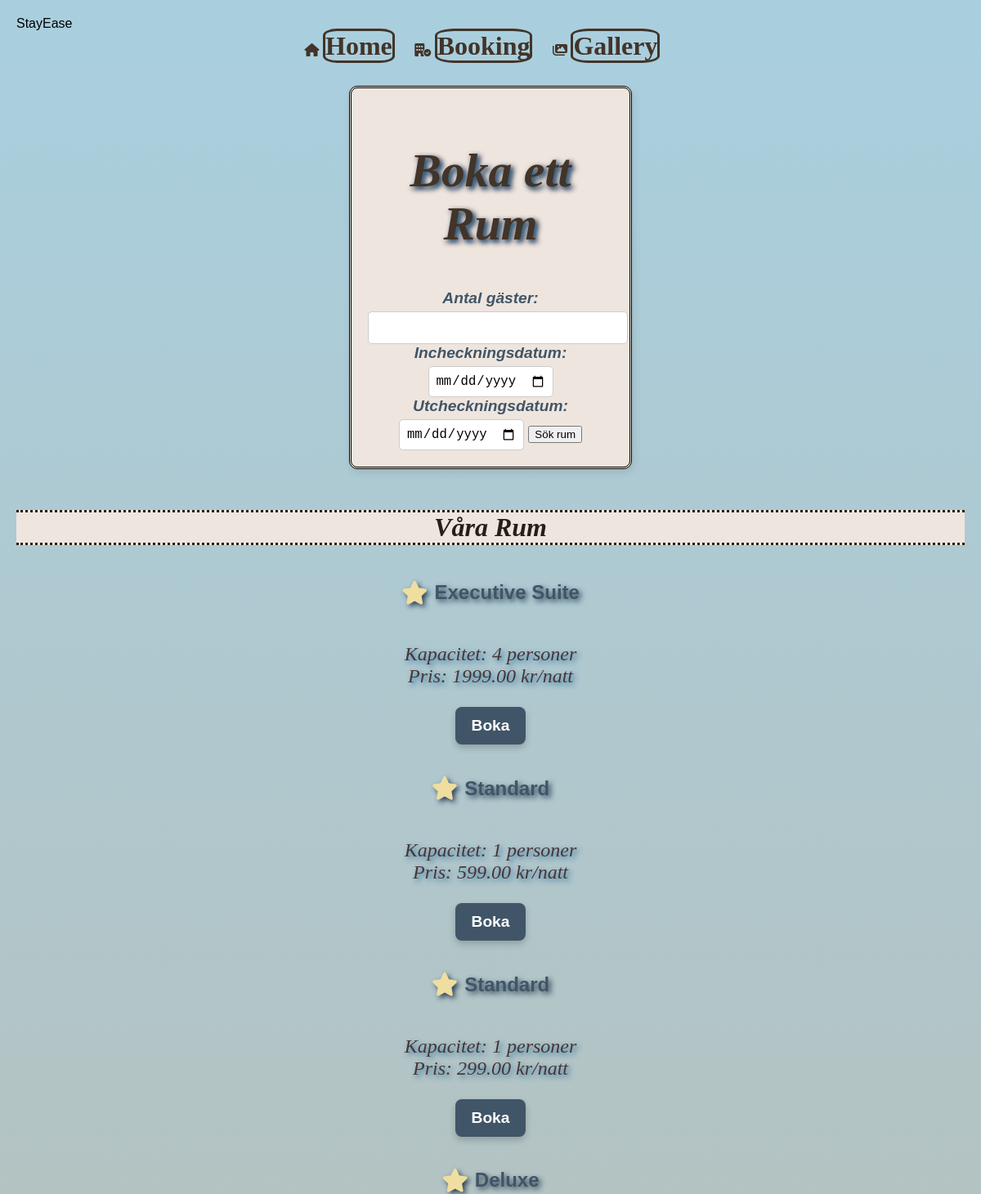
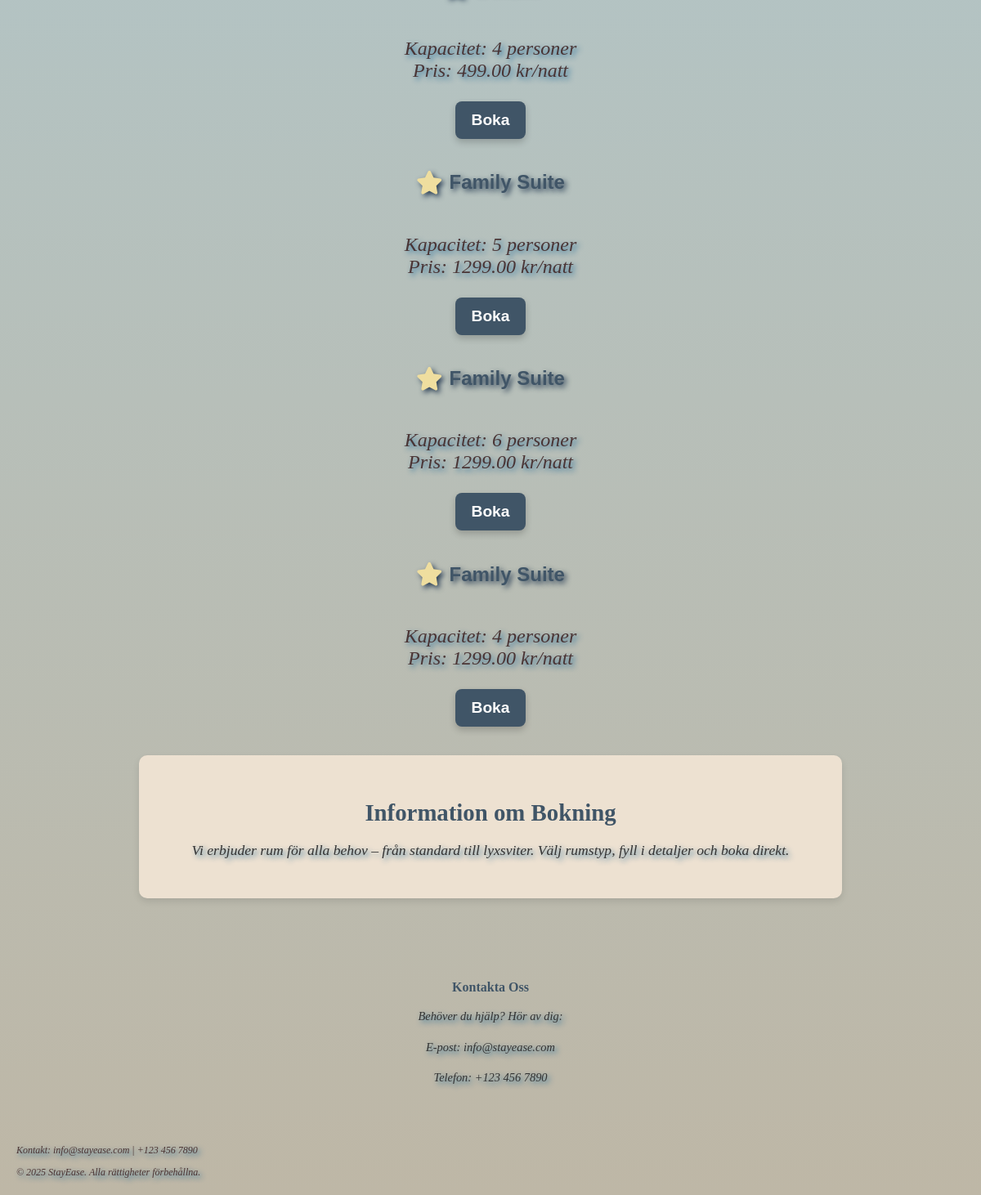
The page /booking/ on the database its author committed (2 pictures, top to bottom).
### booking/models.py (models this page shows, shortened)
class Room(models.Model):
    room_number = models.CharField(max_length=10, unique=True)
    room_type = models.CharField(max_length=50)
    price = models.DecimalField(max_digits=6, decimal_places=2)
    is_available = models.BooleanField(default=True)
    capacity = models.IntegerField(default=2)

### booking/views.py (the view)
# urls.py: path('', include('booking.urls')),
def booking(request):
    rooms = Room.objects.filter(is_available=True)
    return render(request, 'booking/booking.html', {'rooms': rooms})

### booking/templates/booking/booking.html (shortened to what this page needs)
{% load static %}
<!DOCTYPE html>
<html lang="sv">
<head>
    <link rel="stylesheet" href="{% static 'css/style.css' %}">
</head>
<body>
<header>
    <div class="logo">StayEase</div>
    <nav>
        <ul>
            <li><i class="fa-solid fa-house" style="color: #423428;"></i> <a href="{% url 'home' %}">Home</a></li>
            <li><i class="fa-solid fa-building-circle-check" style="color: #423428;"></i> <a href="{% url 'booking' %}">Booking</a></li>
            <li><i class="fa-solid fa-images" style="color: #423428;"></i> <a href="{% url 'gallery' %}">Gallery</a></li>
        </ul>
    </nav>
</header>
<section class="room-selection-form">
    <h1>Boka ett Rum</h1>
    <form method="get" action="{% url 'room_search' %}">
        <label for="guests">Antal gäster:</label>
        <input type="number" id="guests" name="guests" min="1" required value="{{ prefill.guests|default:'' }}">
        <label for="check_in_date">Incheckningsdatum:</label>
        <input type="date" id="check_in_date" name="check_in" required value="{{ prefill.check_in_date|default:'' }}">
        <label for="check_out_date">Utcheckningsdatum:</label>
        <input type="date" id="check_out_date" name="check_out" required value="{{ prefill.check_out_date|default:'' }}">
        <button type="submit">Sök rum</button>
    </form>
</section>
<section class="room-types">
    <h2>Våra Rum</h2>
    <div class="room-types-section">
        {% for room in rooms %}
        <div class="room-type">
            <h3><i class="fa-solid fa-star" style="color: #efde9f;"></i> {{ room.room_type }}</h3>
            <p>Kapacitet: {{ room.capacity }} personer<br>Pris: {{ room.price }} kr/natt</p>
            <a href="{% url 'booking_form' room.id %}?check_in={{ prefill.check_in_date }}&check_out={{ prefill.check_out_date }}&guests={{ prefill.guests }}">
                <button type="button">Boka</button>
            </a>
        </div>
        {% endfor %}
    </div>
</section>
<section class="booking-info">
    <h2>Information om Bokning</h2>
    <p>Vi erbjuder rum för alla behov – från standard till lyxsviter. Välj rumstyp, fyll i detaljer och boka direkt.</p>
</section>
<section class="contact-info">
    <h2>Kontakta Oss</h2>
    <p>Behöver du hjälp? Hör av dig:</p>
    <p>E-post: info@stayease.com</p>
    <p>Telefon: +123 456 7890</p>
</section>
<footer>
    <p>Kontakt: info@stayease.com | +123 456 7890</p>
    <p>&copy; 2025 StayEase. Alla rättigheter förbehållna.</p>
</footer>
</body>
</html>

### booking/static/css/style.css (style rules this page uses)
body { background: linear-gradient(#a9cfdf, #beb7a6); font-family: Arial, sans-serif; margin: 20px; }
ul { padding: 0; margin: 0; text-align: center; }
ul li { display: inline; margin-right: 20px; }
ul li a { text-decoration: none; color: #423428; font-size: 2em; font-weight: bold; font-family: Georgia, Times, 'Times New Roman', serif; border: solid; border-radius: 20%; }
h1 { color: #423428; font-family: Garamond, serif; font-weight: 900; font-size: 3em; text-shadow: 3px 3px 6px hsla(203, 68%, 36%, 0.888), 3px 3px 6px hsl(0, 33%, 29%); }
p { color: #422929e8; font-family: Georgia, 'Times New Roman', Times, serif; font-size: 1.5em; font-style: italic; text-shadow: 3px 3px 6px hsla(203, 68%, 36%, 0.888); }
h2 { color: #423428; font-family: 'Georgia', serif; font-size: 1em; margin-bottom: 20px; }
footer { margin-top: 70px; font-size: 0.5em; }
.room-selection-form { font-size: 1.2em; text-align: center; max-width: 300px; margin: auto; background: #eee5de; padding: 20px; border-radius: 10px; box-shadow: 2px 4px 10px rgba(0, 0, 0, 0.1); margin-top: 30px; border-style:double; background-size:auto; font-style: oblique; }
.room-selection-form label { font-weight: bold; display: block; margin: 15px 10 5px; color: #405567; }
#check_in_date, #check_out_date { display: inline-block; width: 45%; padding: 8px; margin-top: 5px; border: 1px solid #ccc; border-radius: 5px; font-size: 1em; }
input[type="number"], input[type="date"] { width: 100%; padding: 8px; margin-top: 5px; border: 1px solid #ccc; border-radius: 5px; font-size: 1em; }
.room-types h2 { text-align: center; font-style: italic; border-top: dotted; font-size: 2em; color: #261e17; border-bottom: dotted; margin-top: 50px; background-color: #eee5de; }
.room-types h3 { font-size: 1.5em ; font-family:'Gill Sans', 'Gill Sans MT, Trebuchet MS', sans-serif; color: #261e17 ; text-shadow: 3px 3px 6px #2a3e55; }
.room-type { display: flex; flex-direction: column; align-items: center; text-align: center; }
.room-type button { background: #405567; color: white; font-size: 1.2em; font-weight: bold; padding: 12px 20px; border: none; border-radius: 8px; cursor: pointer; transition: 0.3s ease; box-shadow: 0 4px 8px rgba(0, 0, 0, 0.2); margin-bottom: 15px; }
.booking-info { background: #ede1d1; padding: 30px; border-radius: 10px; text-align: center; max-width: 800px; margin: 20px auto; box-shadow: 0 4px 8px rgba(0, 0, 0, 0.1); }
.booking-info h2 { font-size: 1.8em; color: #405567; margin-bottom: 15px; }
.booking-info p { font-size: 1.1em; color: #333; line-height: 1.6; margin-bottom: 15px; margin-top: 15px; }
.contact-info h2 { text-align: center; font-size: 1em; color: #405567; margin-bottom: 15px; margin-top: 100px; }
.contact-info p { font-size: 0.9em; color: #333; line-height: 1.6; margin-bottom: 8px; text-align: center; }
.room-type h3 { display: inline-flex; align-items: center; font-size: 1.5em; color: #405567; }
.room-type i { font-size: 1.2em; margin-right: 8px; }

### rows shown on the page
Room: room_type "Executive Suite", capacity "4", price "1999.00"
Room: room_type "Standard", capacity "1", price "599.00"
Room: room_type "Standard", capacity "1", price "299.00"
Room: room_type "Deluxe", capacity "4", price "499.00"
Room: room_type "Family Suite", capacity "5", price "1299.00"
Room: room_type "Family Suite", capacity "6", price "1299.00"
Room: room_type "Family Suite", capacity "4", price "1299.00"
